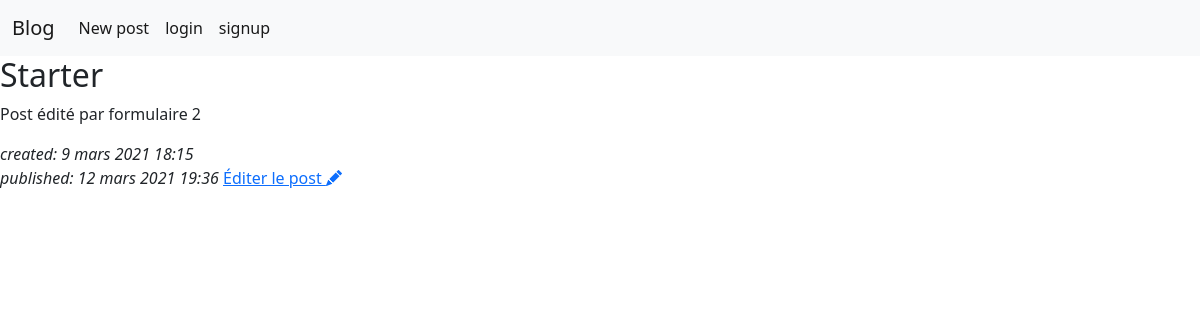
The app's page /post/1/ with its own data.
### blog/models.py (models this page shows, shortened)
class Post(models.Model):
    author = models.ForeignKey(settings.AUTH_USER_MODEL, on_delete = models.CASCADE)
    title = models.CharField(max_length = 255)
    text = models.TextField()
    created_date = models.DateTimeField(default = timezone.now)
    published_date = models.DateTimeField(blank = True, null = True)
    is_published = models.BooleanField(default = False)

### blog/views.py (the view)
# urls.py: path('post/<int:id>/', views.post_view, name='post_view'),
def post_view(request, id):
    post = get_object_or_404(Post, id = id)
    page_title = post.title + ' | Post'
    return render(request, 'blog/post_view.html', {'post': post, 'page_title': page_title})

### blog/templates/blog/post_view.html
{% extends 'blog/base.html' %}
{% block content %}
<div>
    <h2>{{post.title}}</h2>
    <p>{{post.text}}</p>
    <i>created: {{post.created_date}}</i><br>
    <i>published: {{post.published_date}}</i>
    <a href="{% url 'post_edit' id=post.id%}">Éditer le post <i class="bi-pencil-fill"></i></a>
</div>
{% endblock %}

### records on screen
Post: title "Starter", text "Post édité par formulaire 2", created_date "9 mars 2021 18:15", published_date "12 mars 2021 19:36"
